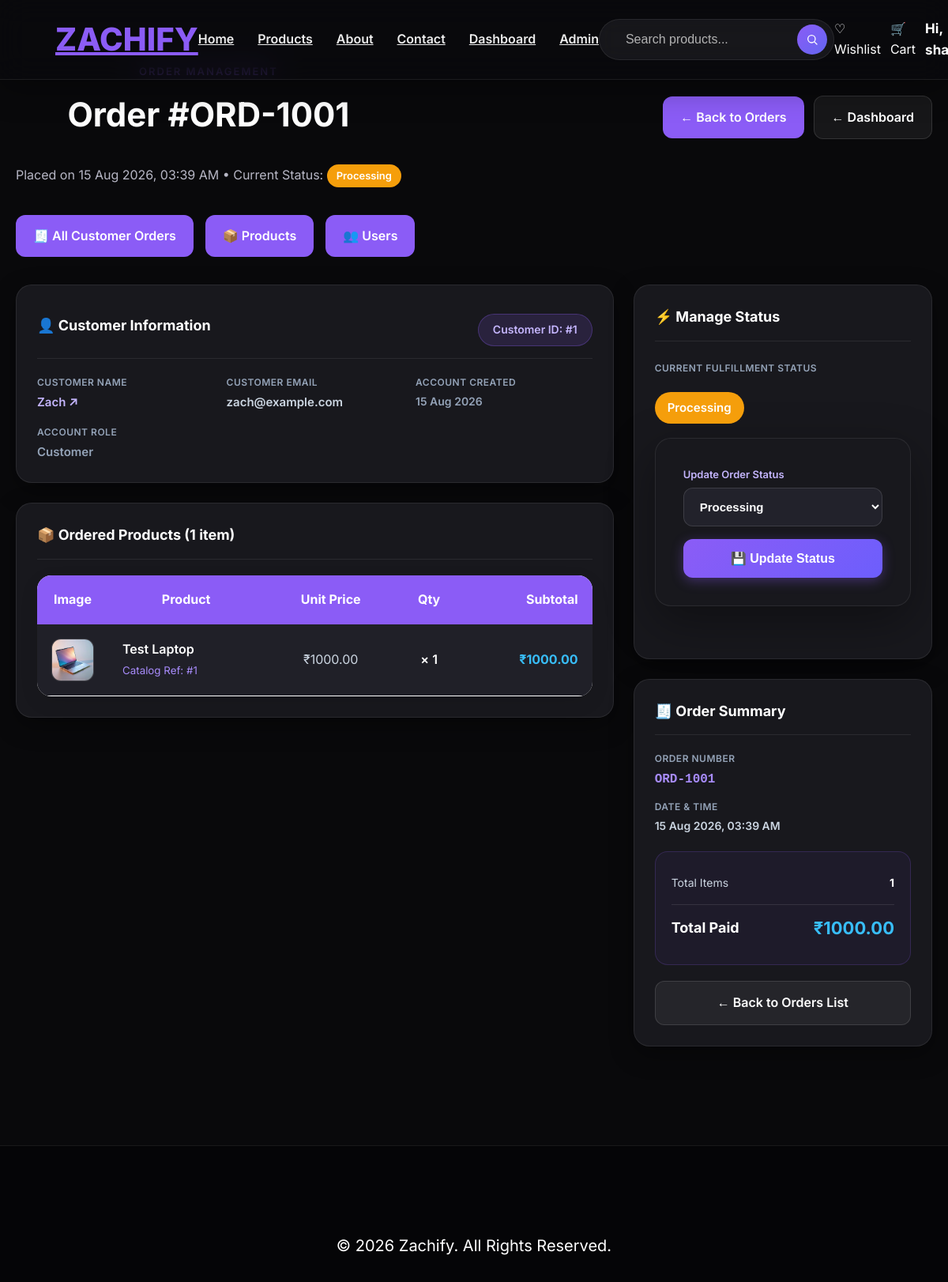
The app's page /admin/orders/1 (signed in), older data.
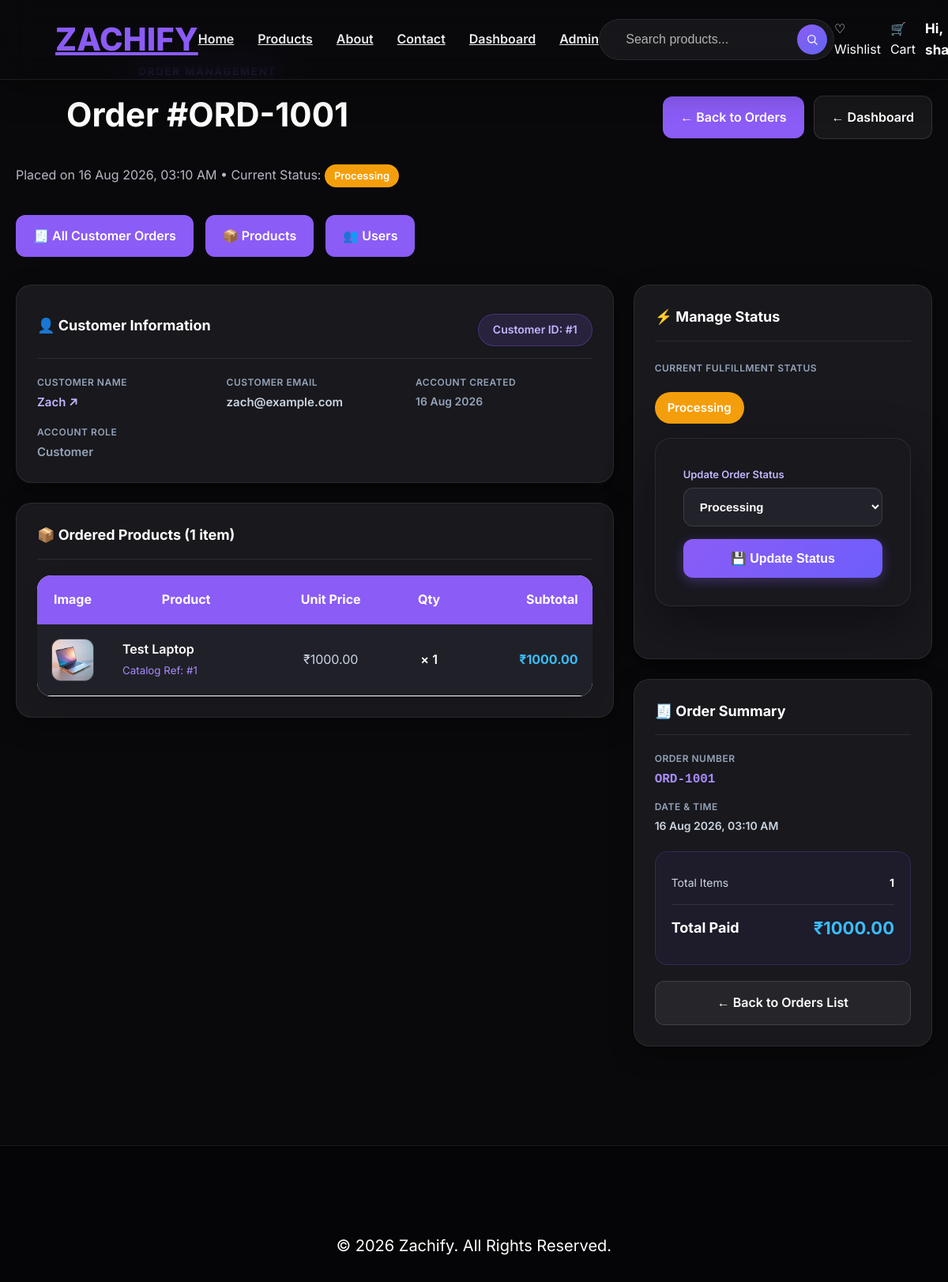
The same page, newer data.
### app.py (models this page shows)
class Order(db.Model):
    id = db.Column(db.Integer, primary_key=True)
    user_id = db.Column(db.Integer, db.ForeignKey("user.id"), nullable=False)
    order_number = db.Column(db.String(50), unique=True, nullable=False)
    status = db.Column(db.String(50), nullable=False, default="Processing")
    total_amount = db.Column(db.Float, nullable=False, default=0.0)
    created_at = db.Column(db.DateTime, default=datetime.utcnow)
    items = db.relationship("OrderItem", backref="order", lazy=True, cascade="all, delete-orphan")

class User(db.Model):
    id = db.Column(db.Integer, primary_key=True)
    username = db.Column(db.String(100), nullable=False)
    email = db.Column(db.String(120), unique=True, nullable=False)
    password = db.Column(db.String(200), nullable=False)
    is_admin = db.Column(db.Boolean, default=False, nullable=False)
    created_at = db.Column(db.DateTime, default=datetime.utcnow)
    wishlists = db.relationship("Wishlist", backref="user", lazy=True, cascade="all, delete-orphan")
    orders = db.relationship("Order", backref="user", lazy=True, cascade="all, delete-orphan")

### app.py (the view, shortened to what this page needs)
@app.route("/admin/order/<int:order_id>", methods=["GET", "POST"])
@app.route("/admin/orders/<int:order_id>", methods=["GET", "POST"])
@admin_required
def admin_order_details(order_id):
    order = Order.query.get_or_404(order_id)
    allowed_statuses = [
        "Processing",
        "Packed",
        "Confirmed",
        "Shipped",
        "Delivered",
        "Cancelled",
        "Pending",
    ]
    return render_template(
        "admin_order_details.html",
        order=order,
        status_options=allowed_statuses,
    )

### app.py (called while the page is built)
def get_current_user():
    user = None
    user_id = session.get("user_id")
    if user_id:
        user = User.query.get(user_id)
    else:
        username = session.get("username")
        if username:
            user = User.query.filter_by(username=username).first()
    if user and user.email and user.email.lower() in {e.lower() for e in DEFAULT_ADMIN_EMAILS} and not user.is_admin:
        user.is_admin = True
        try:
            db.session.commit()
        except Exception:
            pass
    return user

def admin_required(f):
    @wraps(f)
    def decorated_function(*args, **kwargs):
        current_user = get_current_user()
        if not current_user:
            flash("Please login to access the admin area.", "danger")
            return redirect(url_for("login"))
        if not bool(current_user.is_admin):
            abort(403)
        return f(*args, **kwargs)
    return decorated_function

### templates/admin_order_details.html (shortened to what the changed rows need)
{% extends "base.html" %}
{% block content %}
<div class="admin-container">
    <div class="admin-header">
        <div>
            <p class="admin-kicker">ORDER MANAGEMENT</p>
            <h1>Order #{{ order.order_number }}</h1>
            <p class="admin-subtitle">
                Placed on {{ order.created_at.strftime("%d %b %Y, %I:%M %p") }} &bull; Current Status:
                <span class="status-badge {{ order.status|lower }}" style="padding: 4px 12px; font-size: 13px;">
                    {{ order.status }}
                </span>
            </p>
        </div>
    </div>
    <div class="admin-order-grid">
        <div>
            <div class="admin-info-card">
                <div class="admin-info-card-header">
                    <h3>👤 Customer Information</h3>
                    <span class="status-badge" style="background: rgba(139, 92, 246, 0.15); color: #c4b5fd; border: 1px solid rgba(139, 92, 246, 0.3);">
                        Customer ID: #{{ order.user_id }}
                    </span>
                </div>
                <div class="admin-info-list">
                    <div class="admin-info-item">
                        <span class="admin-info-val">
                            {% if order.user %}
                                <a href="{{ url_for('admin_user_details', user_id=order.user.id) }}" style="color: #c4b5fd; text-decoration: none; font-weight: 600;" onmouseover="this.style.textDecoration='underline'" onmouseout="this.style.textDecoration='none'">
                                    {{ order.user.username }} ↗
                                </a>
                            {% else %}
                                Guest/Deleted User
                            {% endif %}
                        </span>
                    </div>
                    <div class="admin-info-item">
                        <span class="admin-info-label">Customer Email</span>
                        <span class="admin-info-val" style="color: #cbd5e1;">{{ order.user.email if order.user else 'N/A' }}</span>
                    </div>
                    <div class="admin-info-item">
                        <span class="admin-info-label">Account Created</span>
                        <span class="admin-info-val" style="color: #94a3b8; font-size: 14px;">
                            {{ order.user.created_at.strftime("%d %b %Y") if order.user and order.user.created_at else 'N/A' }}
                        </span>
                    </div>
                </div>
            </div>
            <div class="admin-info-card">
                <table class="product-table" style="margin: 0;">
                    <thead>
                        <tr>
                            <th style="width: 70px;">Image</th>
                            <th>Product</th>
                            <th>Unit Price</th>
                            <th style="width: 80px;">Qty</th>
                            <th style="text-align: right;">Subtotal</th>
                        </tr>
                    </thead>
                </table>
            </div>
        </div>
        <div>
            <div class="admin-info-card">
                <div style="margin-bottom: 18px;">
                    <div style="margin-top: 8px;">
                        <span class="status-badge {{ order.status|lower }}" style="font-size: 15px; padding: 8px 16px;">
                            {{ order.status }}
                        </span>
                    </div>
                </div>
                <form method="POST" action="{{ url_for('admin_order_details', order_id=order.id) }}">
                    <label class="form-field-label">Update Order Status</label>
                    <select name="status" class="status-select-control" required>
                        {% for status_opt in status_options %}
                        <option value="{{ status_opt }}" {% if order.status == status_opt %}selected{% endif %}>
                            {{ status_opt }}
                        </option>
                        {% endfor %}
                    </select>
                    <button type="submit" class="update-status-btn">
                        💾 Update Status
                    </button>
                </form>
            </div>
            <div class="admin-info-card">
                <div class="admin-info-item" style="margin-bottom: 12px;">
                    <span class="admin-info-label">Order Number</span>
                    <span class="admin-info-val" style="color: #a78bfa; font-family: monospace; font-size: 16px;">
                        {{ order.order_number }}
                    </span>
                </div>
                <div class="admin-info-item" style="margin-bottom: 12px;">
                    <span class="admin-info-label">Date & Time</span>
                    <span class="admin-info-val" style="font-size: 14px; color: #cbd5e1;">
                        {{ order.created_at.strftime("%d %b %Y, %I:%M %p") }}
                    </span>
                </div>
                <div class="admin-order-summary-box">
                    <div class="summary-row total-row">
                        <span>Total Paid</span>
                        <span class="summary-total-val">
                            ₹{{ "%.2f"|format(order.total_amount) }}
                        </span>
                    </div>
                </div>
            </div>
        </div>
    </div>
</div>
{% endblock %}

Row changes from the older to the newer data that the page shows:
changed Order "ORD-1001": created_at "15 Aug 2026, 03:39 AM" → "16 Aug 2026, 03:10 AM"
changed User "Zach": user.created_at "15 Aug 2026" → "16 Aug 2026"
